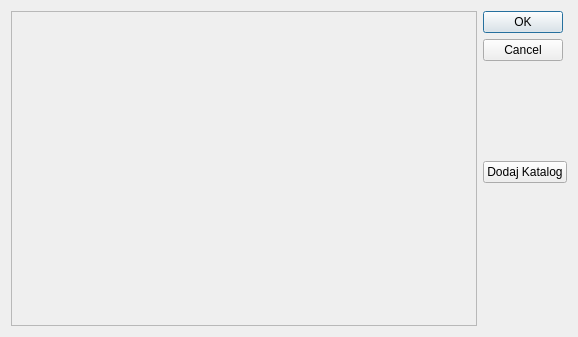
<?xml version="1.0" encoding="UTF-8"?>
<ui version="4.0">
 <class>AddDirDialog</class>
 <widget class="QDialog" name="AddDirDialog">
  <property name="geometry">
   <rect>
    <x>0</x>
    <y>0</y>
    <width>578</width>
    <height>337</height>
   </rect>
  </property>
  <property name="windowTitle">
   <string>Dialog</string>
  </property>
  <layout class="QGridLayout" name="gridLayout">
   <item row="0" column="1">
    <widget class="QDialogButtonBox" name="buttonBox">
     <property name="orientation">
      <enum>Qt::Vertical</enum>
     </property>
     <property name="standardButtons">
      <set>QDialogButtonBox::Cancel|QDialogButtonBox::Ok</set>
     </property>
    </widget>
   </item>
   <item row="1" column="1">
    <widget class="QPushButton" name="pushButton">
     <property name="text">
      <string>Dodaj Katalog</string>
     </property>
    </widget>
   </item>
   <item row="2" column="1">
    <spacer name="verticalSpacer">
     <property name="orientation">
      <enum>Qt::Vertical</enum>
     </property>
     <property name="sizeHint" stdset="0">
      <size>
       <width>20</width>
       <height>40</height>
      </size>
     </property>
    </spacer>
   </item>
   <item row="0" column="0" rowspan="3">
    <widget class="QFrame" name="frame">
     <property name="frameShape">
      <enum>QFrame::StyledPanel</enum>
     </property>
     <property name="frameShadow">
      <enum>QFrame::Raised</enum>
     </property>
     <layout class="QVBoxLayout" name="verticalLayout"/>
    </widget>
   </item>
  </layout>
 </widget>
 <resources/>
 <connections>
  <connection>
   <sender>buttonBox</sender>
   <signal>accepted()</signal>
   <receiver>AddDirDialog</receiver>
   <slot>accept()</slot>
   <hints>
    <hint type="sourcelabel">
     <x>248</x>
     <y>254</y>
    </hint>
    <hint type="destinationlabel">
     <x>157</x>
     <y>274</y>
    </hint>
   </hints>
  </connection>
  <connection>
   <sender>buttonBox</sender>
   <signal>rejected()</signal>
   <receiver>AddDirDialog</receiver>
   <slot>reject()</slot>
   <hints>
    <hint type="sourcelabel">
     <x>316</x>
     <y>260</y>
    </hint>
    <hint type="destinationlabel">
     <x>286</x>
     <y>274</y>
    </hint>
   </hints>
  </connection>
 </connections>
</ui>
